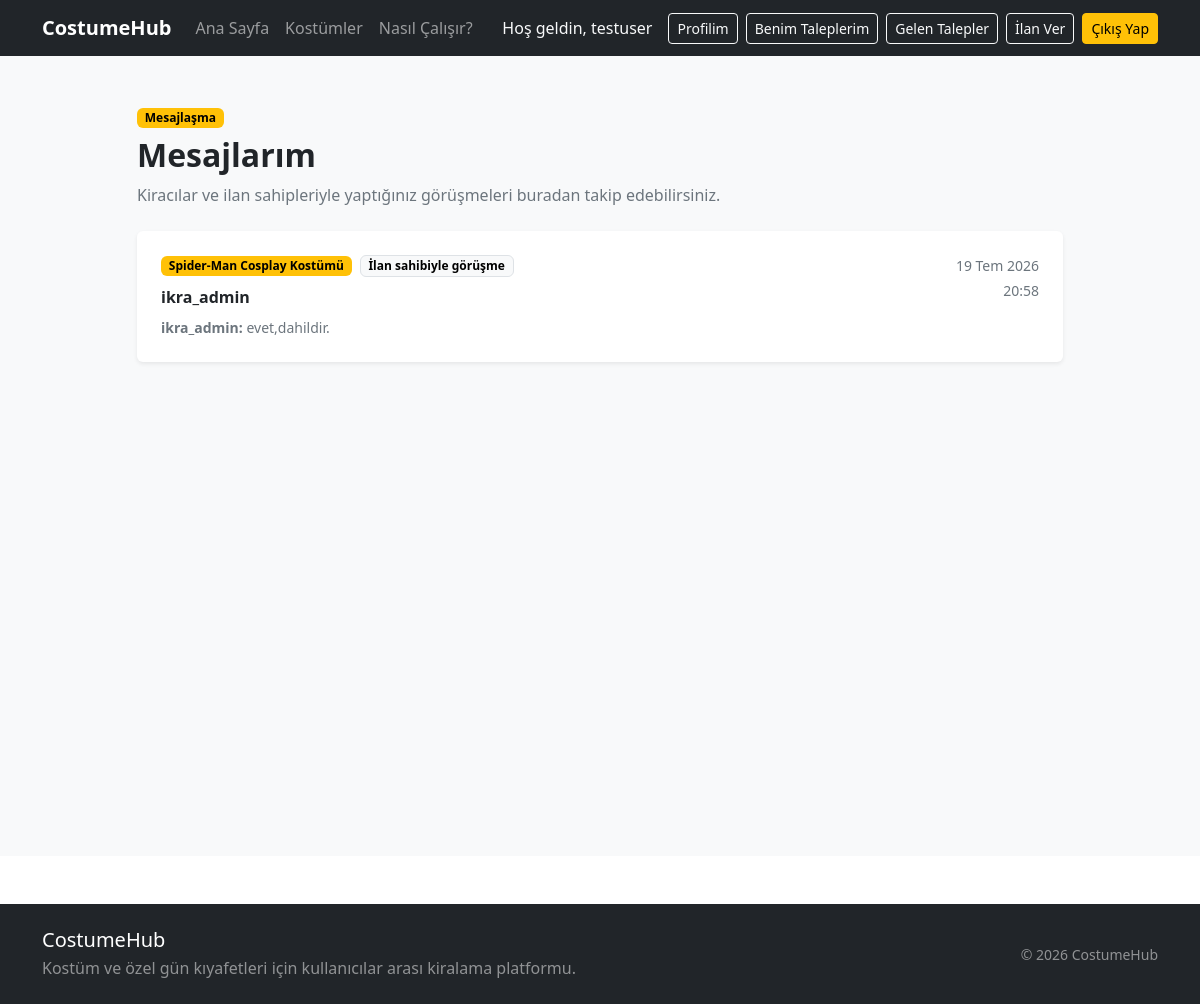
The app's page /mesajlar/ (signed in) with its own data.
### conversations/models.py (models this page shows, shortened)
class Sohbet(models.Model):
    ilan = models.ForeignKey(
        Ilan,
        on_delete=models.CASCADE,
        related_name="sohbetler",
    )
    kiraci = models.ForeignKey(
        settings.AUTH_USER_MODEL,
        on_delete=models.CASCADE,
        related_name="kiraci_sohbetleri",
    )
    ilan_sahibi = models.ForeignKey(
        settings.AUTH_USER_MODEL,
        on_delete=models.CASCADE,
        related_name="ilan_sahibi_sohbetleri",
    )
    olusturulma_tarihi = models.DateTimeField(
        auto_now_add=True,
    )
    guncellenme_tarihi = models.DateTimeField(
        auto_now=True,
    )
    class Meta:
        ordering = [
            "-guncellenme_tarihi",
        ]
        constraints = [
            models.UniqueConstraint(
                fields=[
                    "ilan",
                    "kiraci",
                ],
                name="benzersiz_ilan_kiraci_sohbeti",
            ),
        ]
        verbose_name = "Sohbet"
        verbose_name_plural = "Sohbetler"

class Mesaj(models.Model):
    sohbet = models.ForeignKey(
        Sohbet,
        on_delete=models.CASCADE,
        related_name="mesajlar",
    )
    gonderen = models.ForeignKey(
        settings.AUTH_USER_MODEL,
        on_delete=models.CASCADE,
        related_name="gonderilen_mesajlar",
    )
    icerik = models.TextField(
        max_length=1000,
    )
    okundu_mu = models.BooleanField(
        default=False,
    )
    olusturulma_tarihi = models.DateTimeField(
        auto_now_add=True,
    )
    class Meta:
        ordering = [
            "olusturulma_tarihi",
        ]
        verbose_name = "Mesaj"
        verbose_name_plural = "Mesajlar"

### products/models.py (models this page shows, shortened)
class Ilan(models.Model):
    BEDEN_SECENEKLERI = [
        ("XS", "XS"),
        ("S", "S"),
        ("M", "M"),
        ("L", "L"),
        ("XL", "XL"),
        ("XXL", "XXL"),
        ("STANDART", "Standart"),
    ]
    DURUM_SECENEKLERI = [
        ("TASLAK", "Taslak"),
        ("YAYINDA", "Yayında"),
        ("PASIF", "Pasif"),
    ]
    ilan_sahibi = models.ForeignKey(
        settings.AUTH_USER_MODEL,
        on_delete=models.CASCADE,
        related_name="ilanlar",
        verbose_name="İlan sahibi",
    )
    kategori = models.ForeignKey(
        Kategori,
        on_delete=models.PROTECT,
        related_name="ilanlar",
        verbose_name="Kategori",
    )
    baslik = models.CharField(
        max_length=150,
        verbose_name="İlan başlığı",
    )
    aciklama = models.TextField(
        max_length=2000,
        verbose_name="Açıklama",
    )
    fotograf = models.ImageField(
    upload_to="ilanlar/",
    blank=True,
    null=True,
    verbose_name="İlan fotoğrafı",
)
    beden = models.CharField(
        max_length=20,
        choices=BEDEN_SECENEKLERI,
        verbose_name="Beden",
    )
    renk = models.CharField(
        max_length=50,
        verbose_name="Renk",
    )
    gunluk_fiyat = models.DecimalField(
        max_digits=10,
        decimal_places=2,
        verbose_name="Günlük kiralama ücreti",
    )
    depozito = models.DecimalField(
        max_digits=10,
        decimal_places=2,
        default=0,
        verbose_name="Depozito",
    )
    sehir = models.CharField(
        max_length=50,
        verbose_name="Şehir",
    )
    durum = models.CharField(
        max_length=20,
        choices=DURUM_SECENEKLERI,
        default="YAYINDA",
        verbose_name="İlan durumu",
    )
    mevcut_mu = models.BooleanField(
        default=True,
        verbose_name="Kiralamaya uygun mu?",
    )
    olusturulma_tarihi = models.DateTimeField(
        auto_now_add=True,
    )
    guncellenme_tarihi = models.DateTimeField(
        auto_now=True,
    )
    class Meta:
        verbose_name = "İlan"
        verbose_name_plural = "İlanlar"
        ordering = ["-olusturulma_tarihi"]

### conversations/views.py (the view)
@login_required
def sohbet_listesi(request):
    sohbetler = (
        Sohbet.objects.filter(
            Q(kiraci=request.user)
            | Q(ilan_sahibi=request.user)
        )
        .select_related(
            "ilan",
            "kiraci",
            "ilan_sahibi",
        )
        .prefetch_related(
            "mesajlar",
        )
        .distinct()
    )
    return render(
        request,
        "conversations/sohbet_listesi.html",
        {
            "sohbetler": sohbetler,
        },
    )

### templates/conversations/sohbet_listesi.html (shortened to what this page needs)
{% extends "base.html" %}
{% block content %}
<section class="py-5 bg-light min-vh-100">
    <div class="container">
        <div class="row justify-content-center">
            <div class="col-lg-10">
                <div class="mb-4">
                    <span class="badge text-bg-warning mb-2">
                        Mesajlaşma
                    </span>
                    <h1 class="h2 fw-bold mb-2">
                        Mesajlarım
                    </h1>
                    <p class="text-secondary mb-0">
                        Kiracılar ve ilan sahipleriyle yaptığınız
                        görüşmeleri buradan takip edebilirsiniz.
                    </p>
                </div>
                {% if sohbetler %}
                    <div class="row g-3">
                        {% for sohbet in sohbetler %}
                            <div class="col-12">
                                <a
                                    href="{% url 'conversations:sohbet_detay' sohbet.id %}"
                                    class="text-decoration-none text-dark"
                                >
                                    <div
                                        class="card border-0 shadow-sm
                                               h-100"
                                    >
                                        <div class="card-body p-4">
                                            <div
                                                class="d-flex
                                                       justify-content-between
                                                       align-items-start
                                                       gap-3"
                                            >
                                                <div class="flex-grow-1">
                                                    <div
                                                        class="d-flex
                                                               flex-wrap
                                                               align-items-center
                                                               gap-2 mb-2"
                                                    >
                                                        <span
                                                            class="badge
                                                                   text-bg-warning"
                                                        >
                                                            {{ sohbet.ilan.baslik }}
                                                        </span>
                                                        {% if request.user == sohbet.kiraci %}
                                                            <span
                                                                class="badge
                                                                       text-bg-light
                                                                       border"
                                                            >
                                                                İlan sahibiyle görüşme
                                                            </span>
                                                        {% endif %}
                                                    </div>
                                                    {% if request.user == sohbet.kiraci %}
                                                        <div
                                                            class="fw-semibold"
                                                        >
                                                            {{ sohbet.ilan_sahibi.username }}
                                                        </div>
                                                    {% else %}
                                                        <div
                                                            class="fw-semibold"
                                                        >
                                                            {{ sohbet.kiraci.username }}
                                                        </div>
                                                    {% endif %}
                                                    <div
                                                        class="text-secondary
                                                               small mt-2"
                                                    >
                                                        {% with son_mesaj=sohbet.mesajlar.last %}
                                                            {% if son_mesaj %}
                                                                <strong>
                                                                    {{ son_mesaj.gonderen.username }}:
                                                                </strong>
                                                                {{ son_mesaj.icerik|truncatechars:90 }}
                                                            {% else %}
                                                                Henüz mesaj gönderilmedi.
                                                            {% endif %}
                                                        {% endwith %}
                                                    </div>
                                                </div>
                                                <div
                                                    class="text-end
                                                           flex-shrink-0"
                                                >
                                                    <div
                                                        class="small
                                                               text-secondary"
                                                    >
                                                        {{ sohbet.guncellenme_tarihi|date:"d M Y" }}
                                                    </div>
                                                    <div
                                                        class="small
                                                               text-secondary mt-1"
                                                    >
                                                        {{ sohbet.guncellenme_tarihi|time:"H:i" }}
                                                    </div>
                                                </div>
                                            </div>
                                        </div>
                                    </div>
                                </a>
                            </div>
                        {% endfor %}
                    </div>
                {% endif %}
            </div>
        </div>
    </div>
</section>
{% endblock %}

### templates/partials/navbar.html (shortened to what this page needs)
<nav class="navbar navbar-expand-lg navbar-dark bg-dark">
    <div class="container">
        <a class="navbar-brand fw-bold" href="{% url 'products:home' %}">
            CostumeHub
        </a>
        <div class="collapse navbar-collapse" id="anaMenu">
            <ul class="navbar-nav me-auto mb-2 mb-lg-0">
                <li class="nav-item">
                    <a
                        class="nav-link"
                        href="{% url 'products:home' %}"
                    >
                        Ana Sayfa
                    </a>
                </li>
                <li class="nav-item">
                    <a
                        class="nav-link"
                        href="{% url 'products:ilan_listesi' %}"
                    >
                        Kostümler
                    </a>
                </li>
                <li class="nav-item">
                    <a
                        class="nav-link"
                        href="{% url 'products:home' %}#nasil-calisir"
                    >
                        Nasıl Çalışır?
                    </a>
                </li>
            </ul>
            <div class="d-flex align-items-center gap-2">
                {% if user.is_authenticated %}
                    <span class="navbar-text text-light me-2">
                        Hoş geldin, {{ user.username }}
                    </span>
                    <a
                        href="{% url 'accounts:profil' %}"
                        class="btn btn-outline-light btn-sm"
                    >
                        Profilim
                    </a>
                    <a
                        href="{% url 'rentals:benim_kiralama_taleplerim' %}"
                        class="btn btn-outline-light btn-sm"
                    >
                        Benim Taleplerim
                    </a>
                    <a
                        href="{% url 'rentals:gelen_kiralama_talepleri' %}"
                        class="btn btn-outline-light btn-sm"
                    >
                        Gelen Talepler
                    </a>
                    <a
                        href="{% url 'products:ilan_olustur' %}"
                        class="btn btn-outline-light btn-sm"
                    >
                        İlan Ver
                    </a>
                    <form
                        method="POST"
                        action="{% url 'accounts:cikis' %}"
                        class="d-inline"
                    >
                        <button
                            type="submit"
                            class="btn btn-warning btn-sm"
                        >
                            Çıkış Yap
                        </button>
                    </form>
                {% endif %}
            </div>
        </div>
    </div>
</nav>

### static/css/style.css (style rules this page uses)
body { background-color: #ffffff; color: #212529; }
.card { transition: transform 0.2s ease, box-shadow 0.2s ease; }

### records on screen
Sohbet: ilan.baslik "Spider-Man Cosplay Kostümü", shows "İlan sahibiyle görüşme", ilan_sahibi.username "ikra_admin", mesajlar.last.gonderen.username "ikra_admin", mesajlar.last.icerik "evet,dahildir.", guncellenme_tarihi "19 Tem 2026", guncellenme_tarihi "20:58"

### other values on screen
{{ user.username }} "testuser"
